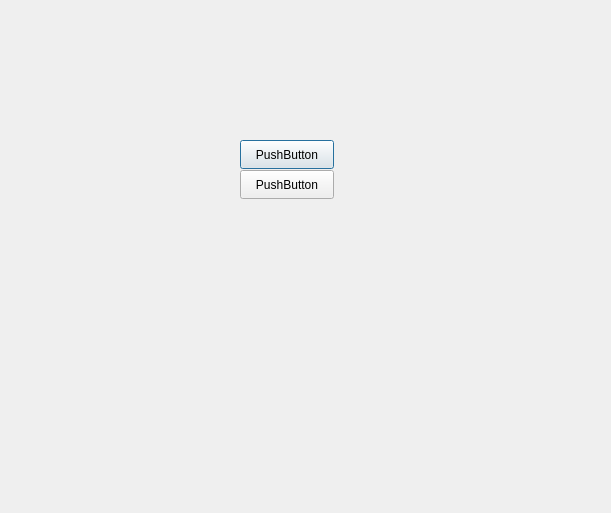
<?xml version="1.0" encoding="UTF-8"?>
<ui version="4.0">
 <class>Dialog</class>
 <widget class="QDialog" name="Dialog">
  <property name="enabled">
   <bool>true</bool>
  </property>
  <property name="geometry">
   <rect>
    <x>0</x>
    <y>0</y>
    <width>611</width>
    <height>513</height>
   </rect>
  </property>
  <property name="windowTitle">
   <string>Dialog</string>
  </property>
  <property name="layoutDirection">
   <enum>Qt::RightToLeft</enum>
  </property>
  <widget class="QPushButton" name="pushButton">
   <property name="geometry">
    <rect>
     <x>240</x>
     <y>140</y>
     <width>94</width>
     <height>29</height>
    </rect>
   </property>
   <property name="text">
    <string>PushButton</string>
   </property>
  </widget>
  <widget class="QPushButton" name="pushButton_2">
   <property name="geometry">
    <rect>
     <x>240</x>
     <y>170</y>
     <width>94</width>
     <height>29</height>
    </rect>
   </property>
   <property name="text">
    <string>PushButton</string>
   </property>
  </widget>
 </widget>
 <resources/>
 <connections/>
</ui>
